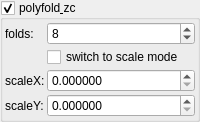
    <widget class="MyGroupBox" name="groupCheck_transf_function_enabledD_false">
     <property name="title">
      <string>polyfold&amp; zc</string>
     </property>
     <property name="checkable">
      <bool>true</bool>
     </property>
     <layout class="QVBoxLayout" name="verticalLayout_12" stretch="0">
      <property name="spacing">
       <number>2</number>
      </property>
      <property name="leftMargin">
       <number>2</number>
      </property>
      <property name="topMargin">
       <number>2</number>
      </property>
      <property name="rightMargin">
       <number>2</number>
      </property>
      <property name="bottomMargin">
       <number>2</number>
      </property>
      <item>
       <layout class="QGridLayout" name="gridLayout_7" rowstretch="0,0,0,0" columnstretch="0,1">
        <property name="spacing">
         <number>2</number>
        </property>
        <item row="1" column="1">
         <widget class="MyCheckBox" name="checkBox_transf_function_enabledE_false">
          <property name="text">
           <string notr="true">switch to scale mode</string>
          </property>
         </widget>
        </item>
        <item row="0" column="0">
         <widget class="QLabel" name="label_43">
          <property name="text">
           <string notr="true">folds:</string>
          </property>
         </widget>
        </item>
        <item row="2" column="0">
         <widget class="QLabel" name="label_44">
          <property name="text">
           <string notr="true">scaleX:</string>
          </property>
         </widget>
        </item>
        <item row="2" column="1">
         <widget class="MyDoubleSpinBox" name="spinbox_transf_scaleF_1">
          <property name="sizePolicy">
           <sizepolicy hsizetype="Minimum" vsizetype="Maximum">
            <horstretch>0</horstretch>
            <verstretch>0</verstretch>
           </sizepolicy>
          </property>
          <property name="prefix">
           <string/>
          </property>
          <property name="suffix">
           <string/>
          </property>
          <property name="decimals">
           <number>6</number>
          </property>
          <property name="minimum">
           <double>0.000000000000000</double>
          </property>
          <property name="maximum">
           <double>99.998999999999995</double>
          </property>
          <property name="singleStep">
           <double>0.100000000000000</double>
          </property>
         </widget>
        </item>
        <item row="3" column="1">
         <widget class="MyDoubleSpinBox" name="spinbox_transf_scaleG_1">
          <property name="sizePolicy">
           <sizepolicy hsizetype="Minimum" vsizetype="Maximum">
            <horstretch>0</horstretch>
            <verstretch>0</verstretch>
           </sizepolicy>
          </property>
          <property name="prefix">
           <string/>
          </property>
          <property name="suffix">
           <string/>
          </property>
          <property name="decimals">
           <number>6</number>
          </property>
          <property name="minimum">
           <double>0.000000000000000</double>
          </property>
          <property name="maximum">
           <double>99.998999999999995</double>
          </property>
          <property name="singleStep">
           <double>0.100000000000000</double>
          </property>
         </widget>
        </item>
        <item row="0" column="1">
         <widget class="MySpinBox" name="spinboxInt_transf_int8_Z">
          <property name="sizePolicy">
           <sizepolicy hsizetype="Minimum" vsizetype="Maximum">
            <horstretch>0</horstretch>
            <verstretch>0</verstretch>
           </sizepolicy>
          </property>
          <property name="font">
           <font>
            <weight>50</weight>
            <bold>false</bold>
           </font>
          </property>
          <property name="minimum">
           <number>1</number>
          </property>
          <property name="maximum">
           <number>999</number>
          </property>
          <property name="value">
           <number>8</number>
          </property>
         </widget>
        </item>
        <item row="3" column="0">
         <widget class="QLabel" name="label_47">
          <property name="text">
           <string notr="true">scaleY:</string>
          </property>
         </widget>
        </item>
       </layout>
      </item>
     </layout>
    </widget>
